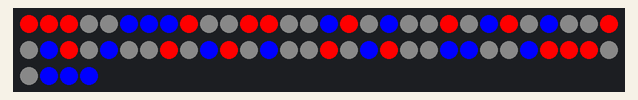
The sketch below on a simulated Arduino Leonardo, built with avr-gcc and run on an emulated ATmega32U4. On the bench: 64 RGB LEDs in strip order, left to right, continuing on the next row. Dim RGB values are drawn brighter than linear.

Above: at 0.15 s.
At 18.85 s:
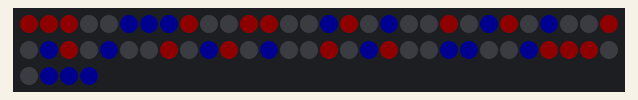
At 39.65 s:
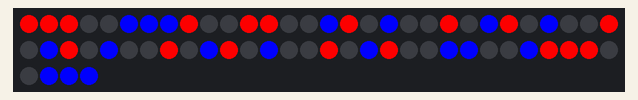

The sketch:

lab-botto.ino
```cpp
#define R 0xFF0000 //Red
#define G 0x00FF00 //Green
#define B 0x0000FF //Blue
#define Y 0xFFFF00 //Yellow  uint32_t yellow = strip.Color(255,255,0);
#define L 0x0A0A0A //low power
#define OFF 0x000000
#include <Adafruit_NeoPixel.h>


#define GAMMA_MAX 255
#define PIXEL_PIN    3    // Digital IO pin connected to the NeoPixels.
#define PIXEL_COUNT 64

// Parameter 1 = number of pixels in strip,  neopixel stick has 8
// Parameter 2 = pin number (most are valid)
// Parameter 3 = pixel type flags, add together as needed:
//   NEO_RGB     Pixels are wired for RGB bitstream
//   NEO_GRB     Pixels are wired for GRB bitstream, correct for neopixel stick
//   NEO_KHZ400  400 KHz bitstream (e.g. FLORA pixels)
//   NEO_KHZ800  800 KHz bitstream (e.g. High Density LED strip), correct for neopixel stick

Adafruit_NeoPixel strip = Adafruit_NeoPixel(PIXEL_COUNT, PIXEL_PIN, NEO_GRB + NEO_KHZ800);

bool oldState = HIGH;
int showType = 0;

uint32_t DDlogoArray[64]={
	R,R,R,L,L,B,B,B,
	R,L,L,R,R,L,L,B,
	R,L,B,L,L,R,L,B,
	R,L,B,L,L,R,L,B,
	R,L,B,L,L,R,L,B,
	R,L,B,L,L,R,L,B,
	R,L,L,B,B,L,L,B,
	R,R,R,L,L,B,B,B
};

void setup() {

  //while(!Serial); //for leonardo boards only
  strip.begin();
  for(int i=0;i<64;i++) strip.setPixelColor(i,DDlogoArray[i]);
  strip.show(); // Initialize all pixels with the DDlogo

}

unsigned int gamma=GAMMA_MAX;
boolean dir=false;

void loop() {

for(gamma=GAMMA_MAX;gamma>0;gamma--) //dims the light
	{
		strip.setBrightness(gamma);
		strip.show();
		delay(1);
	}

for(gamma=1;gamma<GAMMA_MAX;gamma++) //brightens the light
	{
		strip.setBrightness(gamma);
		strip.show();
		delay(1);
	}
}
```
